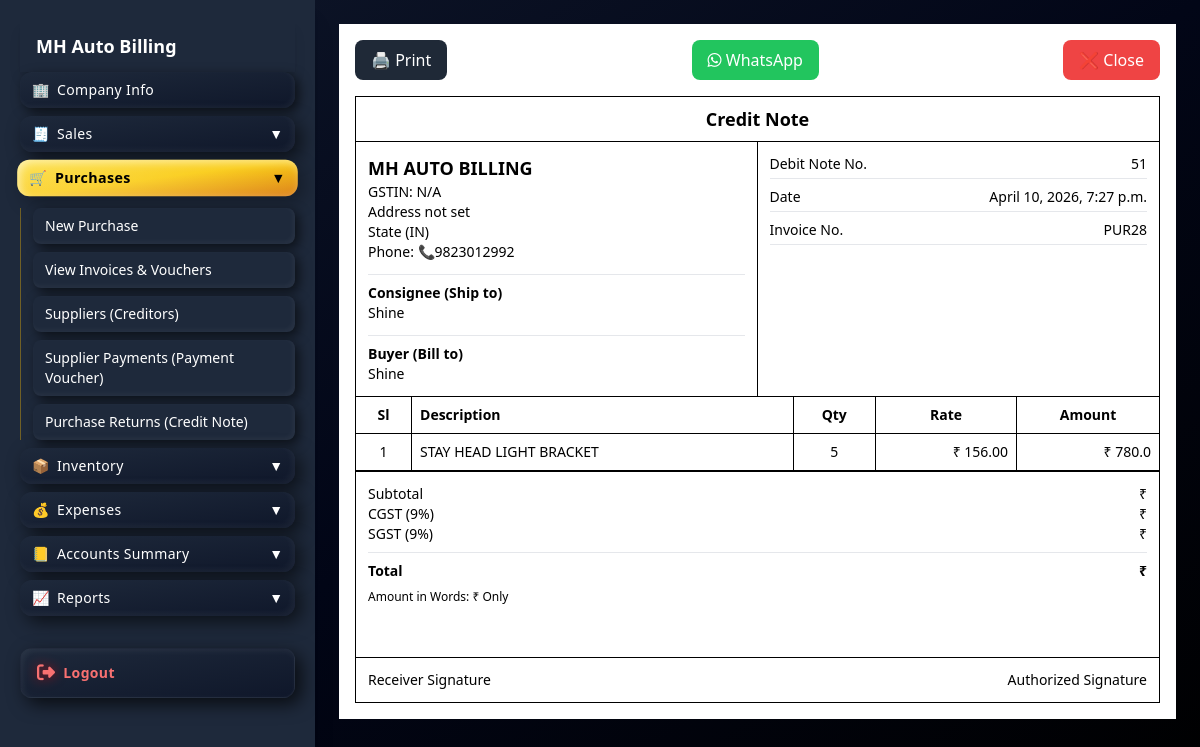
The app's page /purchase-return/view/78/ with its own data.
### apps/core/models.py (models this page shows, shortened)
class Purchase(models.Model):
    payment_mode = models.CharField(
    max_length=10,
    choices=(
        ("cash", "Cash"),
        ("bank", "Bank"),
        ("credit", "Credit"),
    ),
    default="cash"
)
    supplier = models.ForeignKey(Supplier, on_delete=models.CASCADE)
    invoice_number = models.CharField(max_length=50)
    date = models.DateTimeField(auto_now_add=True)
    subtotal = models.DecimalField(max_digits=10, decimal_places=2, default=0)
    cgst = models.DecimalField(max_digits=10, decimal_places=2, default=0)
    sgst = models.DecimalField(max_digits=10, decimal_places=2, default=0)
    roundoff = models.DecimalField(max_digits=10, decimal_places=2, default=0)
    total = models.DecimalField(max_digits=10, decimal_places=2, default=0)

class Supplier(models.Model):
    name = models.CharField(max_length=200)
    phone = models.CharField(max_length=20, blank=True)
    gst = models.CharField(max_length=20, blank=True)
    address = models.TextField(blank=True)
    balance = models.DecimalField(max_digits=10, decimal_places=2, default=0)

class PurchaseReturn(models.Model):
    purchase = models.ForeignKey("Purchase", on_delete=models.CASCADE)
    reason = models.TextField(blank=True)
    date = models.DateTimeField(auto_now_add=True)
    total = models.DecimalField(max_digits=10, decimal_places=2, default=0)

class PurchaseReturnItem(models.Model):
    purchase_return = models.ForeignKey(
        PurchaseReturn,
        related_name="items",
        on_delete=models.CASCADE
    )
    product = models.ForeignKey("Product", on_delete=models.CASCADE)
    qty = models.IntegerField()
    price = models.DecimalField(max_digits=10, decimal_places=2)
    @property
    def amount(self):
        return float(self.qty) * float(self.price)

class Product(models.Model):
    name = models.CharField(max_length=255, db_index=True)
    barcode = models.CharField(max_length=100, unique=True, db_index=True)
    price = models.DecimalField(max_digits=10, decimal_places=2)
    stock = models.PositiveIntegerField(default=0)
    hsn = models.CharField(max_length=20, blank=True, null=True)

### apps/core/views.py (the view)
# urls.py: path("purchase-return/view/<int:id>/", views.purchase_return_invoice, name="purchase_return_invoice"),
def purchase_return_invoice(request, id):
    purchase = Purchase.objects.get(id=id)
    returns = PurchaseReturn.objects.filter(purchase=purchase).order_by("-date").first()
    return render(request, "dashboard/purchase_return_invoice.html", {
        "purchase": purchase,
        "return": returns
    })

### templates/dashboard/purchase_return_invoice.html (shortened to what this page needs)
{% extends "dashboard/base.html" %}
{% block content %}
<div class="bg-white text-black p-4 print:p-0">
<div class="flex justify-between mb-4 print:hidden max-w-5xl mx-auto">
    <button onclick="window.print()"
    class="bg-gray-800 text-white px-4 py-2 rounded-lg">
        🖨 Print
    </button>
    <button onclick="sendWhatsApp()"
    class="bg-green-500 text-white px-4 py-2 rounded-lg">
        <i class="fa-brands fa-whatsapp"></i> WhatsApp
    </button>
   <button onclick="goBack()" class="bg-red-500 text-white px-4 py-2 rounded-lg">
    ❌ Close
</button>
</div>
<div id="invoice" class="max-w-5xl mx-auto border border-black text-sm">
    <div class="text-center border-b border-black py-2 font-bold text-lg">
        Credit Note
    </div>
    <div class="grid grid-cols-2 border-b border-black">
        <div class="border-r border-black p-3 space-y-3">
            <div>
    <h2 class="font-bold text-lg">
        {{ company.name|default:"MH AUTO BILLING" }}
    </h2>
    <p>GSTIN: {{ company.gst|default:"N/A" }}</p>
    <p>{{ company.address|default:"Address not set" }}</p>
    <p>
        {{ company.state|default:"State" }}
        ({{ company.state_code|default:"IN" }})
    </p>
    <p>Phone: 📞{{ company.mobile|default:"9823012992" }}</p>
</div>
            <div class="border-t pt-2">
                <b>Consignee (Ship to)</b><br>
                {{ purchase.supplier.name }}<br>
            </div>
            <div class="border-t pt-2">
                <b>Buyer (Bill to)</b><br>
                {{ purchase.supplier.name }}
            </div>
        </div>
        <div class="p-3 space-y-2">
            <div class="flex justify-between border-b pb-1">
                <span>Debit Note No.</span>
                <span>{{ return.id }}</span>
            </div>
            <div class="flex justify-between border-b pb-1">
                <span>Date</span>
                <span>{{ return.date }}</span>
            </div>
            <div class="flex justify-between border-b pb-1">
                <span>Invoice No.</span>
                <span>{{ purchase.invoice_number }}</span>
            </div>
        </div>
    </div>
    <table class="w-full border-collapse text-sm">
        <thead>
            <tr class="border-b border-black">
                <th class="border-r border-black p-2">Sl</th>
                <th class="border-r border-black p-2 text-left">Description</th>
                <th class="border-r border-black p-2">Qty</th>
                <th class="border-r border-black p-2">Rate</th>
                <th class="p-2">Amount</th>
            </tr>
        </thead>
        <tbody>
            {% for item in return.items.all %}
            <tr class="border-b border-black">
                <td class="border-r border-black p-2 text-center">
                    {{ forloop.counter }}
                </td>
                <td class="border-r border-black p-2">
                    {{ item.product.name }}
                </td>
                <td class="border-r border-black p-2 text-center">
                    {{ item.qty }}
                </td>
                <td class="border-r border-black p-2 text-right">
                    ₹ {{ item.price }}
                </td>
                <td class="p-2 text-right">
                   ₹ {{ item.amount }}
                </td>
            </tr>
            {% endfor %}
        </tbody>
    </table>
   <div class="border-t border-black p-3">
    <div class="flex justify-between">
        <span>Subtotal</span>
        <span>₹ {{ subtotal }}</span>
    </div>
    <div class="flex justify-between">
    <span>CGST (9%)</span>
    <span>₹ {{ cgst }}</span>
</div>
<div class="flex justify-between">
    <span>SGST (9%)</span>
    <span>₹ {{ sgst }}</span>
</div>
    <div class="flex justify-between font-bold border-t mt-2 pt-2">
        <span>Total</span>
        <span>₹ {{ total }}</span>
    </div>
    <div class="mt-2 text-xs">
        Amount in Words: ₹ {{ amount_words }} Only
    </div>
</div>
    <div class="flex justify-between border-t border-black p-3 mt-10">
        <span>Receiver Signature</span>
        <span>Authorized Signature</span>
    </div>
</div>
</div>
{% endblock %}

### templates/dashboard/base.html (style rules this page uses)
body { padding-bottom:120px; overflow-y: auto; }

### records on screen
Purchase: supplier.name "Shine", invoice_number "PUR28"
PurchaseReturn: id "51", date "April 10, 2026, 7:27 p.m."
PurchaseReturnItem: product.name "STAY HEAD LIGHT BRACKET", qty "5", price "156.00", amount "780.0"

### other values on screen
{{ company.name|default:"MH AUTO BILLING" }} "MH AUTO BILLING"
{{ company.gst|default:"N/A" }} "N/A"
{{ company.address|default:"Address not set" }} "Address not set"
{{ company.state|default:"State" }} "State"
{{ company.state_code|default:"IN" }} "IN"
{{ company.mobile|default:"9823012992" }} "9823012992"
